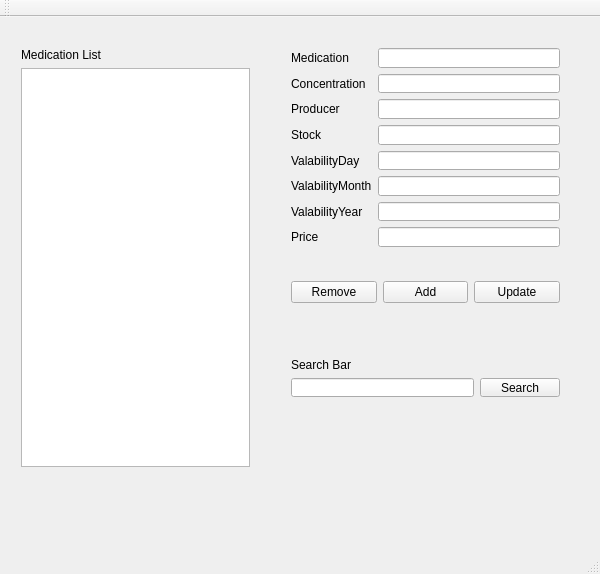
<?xml version="1.0" encoding="UTF-8"?>
<ui version="4.0">
 <class>pharmacyprojectClass</class>
 <widget class="QMainWindow" name="pharmacyprojectClass">
  <property name="geometry">
   <rect>
    <x>0</x>
    <y>0</y>
    <width>600</width>
    <height>574</height>
   </rect>
  </property>
  <property name="windowTitle">
   <string>pharmacyproject</string>
  </property>
  <widget class="QWidget" name="centralWidget">
   <widget class="QWidget" name="verticalLayoutWidget">
    <property name="geometry">
     <rect>
      <x>10</x>
      <y>20</y>
      <width>251</width>
      <height>441</height>
     </rect>
    </property>
    <layout class="QVBoxLayout" name="verticalLayout">
     <item>
      <widget class="QLabel" name="label">
       <property name="text">
        <string>Medication List</string>
       </property>
      </widget>
     </item>
     <item>
      <widget class="QListWidget" name="adminMedicationList"/>
     </item>
    </layout>
   </widget>
   <widget class="QWidget" name="formLayoutWidget">
    <property name="geometry">
     <rect>
      <x>280</x>
      <y>20</y>
      <width>291</width>
      <height>221</height>
     </rect>
    </property>
    <layout class="QFormLayout" name="formLayout">
     <item row="0" column="0">
      <widget class="QLabel" name="medicationLabel">
       <property name="text">
        <string>Medication</string>
       </property>
      </widget>
     </item>
     <item row="0" column="1">
      <widget class="QLineEdit" name="medicationLineEdit"/>
     </item>
     <item row="1" column="0">
      <widget class="QLabel" name="concentrationLabel">
       <property name="text">
        <string>Concentration</string>
       </property>
      </widget>
     </item>
     <item row="1" column="1">
      <widget class="QLineEdit" name="concentrationLineEdit"/>
     </item>
     <item row="2" column="0">
      <widget class="QLabel" name="producerLabel">
       <property name="text">
        <string>Producer</string>
       </property>
      </widget>
     </item>
     <item row="2" column="1">
      <widget class="QLineEdit" name="producerLineEdit"/>
     </item>
     <item row="3" column="0">
      <widget class="QLabel" name="stockLabel">
       <property name="text">
        <string>Stock</string>
       </property>
      </widget>
     </item>
     <item row="3" column="1">
      <widget class="QLineEdit" name="stockLineEdit"/>
     </item>
     <item row="4" column="0">
      <widget class="QLabel" name="valabilityDayLabel">
       <property name="text">
        <string>ValabilityDay</string>
       </property>
      </widget>
     </item>
     <item row="4" column="1">
      <widget class="QLineEdit" name="valabilityDayLineEdit"/>
     </item>
     <item row="5" column="0">
      <widget class="QLabel" name="valabilityMonthLabel">
       <property name="text">
        <string>ValabilityMonth</string>
       </property>
      </widget>
     </item>
     <item row="5" column="1">
      <widget class="QLineEdit" name="valabilityMonthLineEdit"/>
     </item>
     <item row="6" column="0">
      <widget class="QLabel" name="valabilityYearLabel">
       <property name="text">
        <string>ValabilityYear</string>
       </property>
      </widget>
     </item>
     <item row="6" column="1">
      <widget class="QLineEdit" name="valabilityYearLineEdit"/>
     </item>
     <item row="7" column="0">
      <widget class="QLabel" name="priceLabel">
       <property name="text">
        <string>Price</string>
       </property>
      </widget>
     </item>
     <item row="7" column="1">
      <widget class="QLineEdit" name="priceLineEdit"/>
     </item>
    </layout>
   </widget>
   <widget class="QWidget" name="horizontalLayoutWidget">
    <property name="geometry">
     <rect>
      <x>280</x>
      <y>250</y>
      <width>291</width>
      <height>51</height>
     </rect>
    </property>
    <layout class="QHBoxLayout" name="horizontalLayout">
     <item>
      <widget class="QPushButton" name="removeButton">
       <property name="text">
        <string>Remove</string>
       </property>
      </widget>
     </item>
     <item>
      <widget class="QPushButton" name="addButton">
       <property name="text">
        <string>Add</string>
       </property>
      </widget>
     </item>
     <item>
      <widget class="QPushButton" name="updateButton">
       <property name="text">
        <string>Update</string>
       </property>
      </widget>
     </item>
    </layout>
   </widget>
   <widget class="QWidget" name="verticalLayoutWidget_2">
    <property name="geometry">
     <rect>
      <x>280</x>
      <y>330</y>
      <width>291</width>
      <height>61</height>
     </rect>
    </property>
    <layout class="QVBoxLayout" name="verticalLayout_2">
     <item>
      <widget class="QLabel" name="label_2">
       <property name="text">
        <string>Search Bar</string>
       </property>
      </widget>
     </item>
     <item>
      <layout class="QHBoxLayout" name="horizontalLayout_2">
       <item>
        <widget class="QLineEdit" name="searchLineEdit"/>
       </item>
       <item>
        <widget class="QPushButton" name="searhButton">
         <property name="text">
          <string>Search</string>
         </property>
        </widget>
       </item>
      </layout>
     </item>
    </layout>
   </widget>
  </widget>
  <widget class="QMenuBar" name="menuBar">
   <property name="geometry">
    <rect>
     <x>0</x>
     <y>0</y>
     <width>600</width>
     <height>21</height>
    </rect>
   </property>
  </widget>
  <widget class="QToolBar" name="mainToolBar">
   <attribute name="toolBarArea">
    <enum>TopToolBarArea</enum>
   </attribute>
   <attribute name="toolBarBreak">
    <bool>false</bool>
   </attribute>
  </widget>
  <widget class="QStatusBar" name="statusBar"/>
 </widget>
 <layoutdefault spacing="6" margin="11"/>
 <resources>
  <include location="pharmacyproject.qrc"/>
 </resources>
 <connections/>
</ui>
